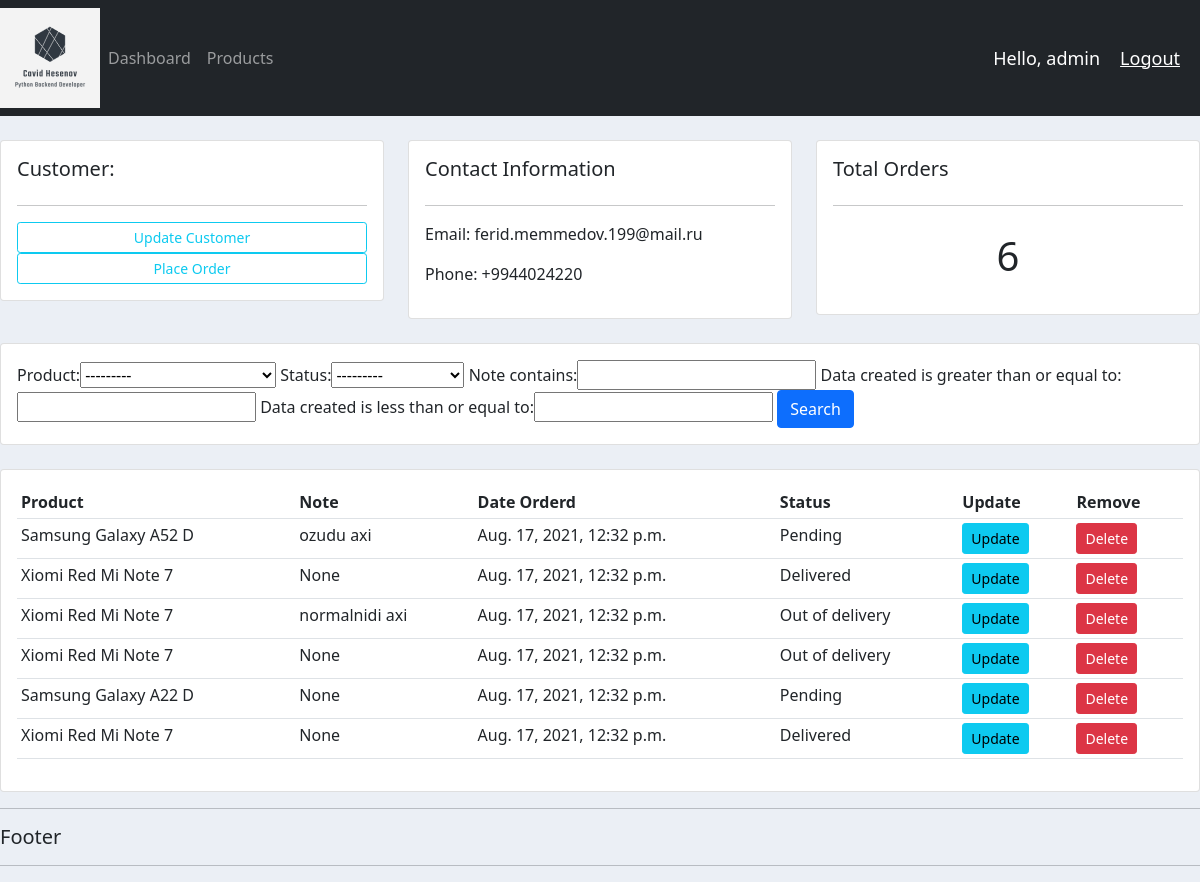
Page /customer/5/ (signed in) on the committed database.
### accounts/models.py (models this page shows, shortened)
class Customer(models.Model):
    user = models.OneToOneField(User,blank=True,null=True,on_delete=models.CASCADE)
    name = models.CharField(max_length=20,blank=True,null=True)
    phone = models.CharField(max_length=20,blank=True,null=True)
    email = models.EmailField(max_length=30,blank=True,null=True)
    profile_pic = models.ImageField(default='profile1.png',blank=True,null=True)
    data_created = models.DateTimeField(auto_now_add=True)

class Order(models.Model):
    STATUS = (
        ('Pending','Pending'),
        ('Out of delivery','Out of delivery'),
        ('Delivered','Delivered'),
    )
    customer = models.ForeignKey(Customer,on_delete=models.CASCADE,blank=True,null=True)
    product = models.ForeignKey(Product,on_delete=models.CASCADE,blank=True,null=True)
    data_created = models.DateTimeField(auto_now_add=True)
    status = models.CharField(max_length=20,blank=True,null=True,choices=STATUS)
    note = models.CharField(max_length=100,blank=True,null=True)

class Product(models.Model):
    CATEGORY = (
        ('Indoor','Indoor'),
        ('Out Door','Out Door'),
    )
    name = models.CharField(max_length=20,blank=True,null=True)
    price = models.FloatField(blank=True,null=True)
    category =models.CharField(max_length=20,blank=True,null=True,choices=CATEGORY)
    description =models.TextField(blank=True,null=True)
    data_created = models.DateTimeField(auto_now_add=True)
    tags = models.ManyToManyField(Tag)
    def __str__(self):
        return self.name

### accounts/decorators.py (the view)
        def wrapper_func(request,*args,**kwargs):
            group = None
            if request.user.groups.exists():
                group= request.user.groups.all()[0].name
            if group in allowed_roles:
                return view_func(request,*args,**kwargs)
            else:
                return HttpResponse('You are not authorized to view this page')

### accounts/views.py (called while the page is built)
@login_required(login_url='login')
@allowed_users(allowed_roles=['admin'])
def customer(request,pk):
    customer = Customer.objects.get(id=pk)#customerleri id-e gore getirir
    orders = customer.order_set.all()#orderde customer ordere baglanib deye order_set var dir verende
    order_count = orders.count()#orderlerin sayini
    myFilter = OrderFilter(request.GET, queryset = orders )
    orders = myFilter.qs
    context = {
        'customer':customer,
        'orders':orders,
        'order_count':order_count,
        'myFilter':myFilter,
    }
    return render(request,'accounts/customer.html',context)

### accounts/templates/accounts/customer.html
{% extends 'accounts/main.html' %}
{% block content %}
<br>
<div class="row">
	<div class="col-md">
		<div class="card card-body">
			<h5>Customer:</h5>
			<hr>
			<a class="btn btn-outline-info  btn-sm btn-block" href="">Update Customer</a>
			<a class="btn btn-outline-info  btn-sm btn-block" href="{% url 'create_order' customer.id %}">Place Order</a>
		</div>
	</div>
	<div class="col-md">
		<div class="card card-body">
			<h5>Contact Information</h5>
			<hr>
			<p>Email: {{customer.email}}</p>
			<p>Phone: {{customer.phone}} </p>
		</div>
	</div>
	<div class="col-md">
		<div class="card card-body">
			<h5>Total Orders</h5>
			<hr>
			<h1 style="text-align: center;padding: 10px">{{order_count}}</h1>
		</div>
	</div>
</div>
<br>
<div class="row">
	<div class="col">
		<div class="card card-body">
			<form method="get">
				{{myFilter.form}}
		    <button class="btn btn-primary" type="submit">Search</button>
		  </form>
		</div>
	</div>
</div>
<br>
<div class="row">
	<div class="col-md">
		<div class="card card-body">
			<table class="table table-sm">
				<tr>
					<th>Product</th>
					<th>Note</th>
					<th>Date Orderd</th>
					<th>Status</th>
					<th>Update</th>
					<th>Remove</th>
				</tr>
				{% for order in orders %}
				<tr>
					<td>{{order.product}}</td>
					<td>{{order.note}}</td>
					<td>{{order.data_created}}</td>
					<td>{{order.status}}</td>
					<td><a class="btn btn-sm btn-info"href="{% url 'update_order' order.id %}">Update</a></td>
					<td><a class="btn btn-sm btn-danger"href="{% url 'delete_order' order.id %}">Delete</a></td>
				</tr>
				{% endfor %}
			</table>
		</div>
	</div>
</div>
{% endblock %}

### accounts/templates/accounts/navbar.html (shortened to what this page needs)
{% load static %}
{% load static %}
<nav class="navbar navbar-expand-lg navbar-dark bg-dark">
 <img src="{% static 'images/logo.png' %}">
  <div class="collapse navbar-collapse" id="navbarNav">
    <ul class="navbar-nav">
      {% if request.user.is_staff %}
      <li class="nav-item active">
        <a class="nav-link" href="{% url 'home' %}">Dashboard</a>
      </li>
      <li class="nav-item">
        <a class="nav-link" href="{% url 'products' %}">Products</a>
      </li>
      {% else %}
      <li class="nav-item">
        <a class="nav-link" href="{% url 'account' %}">Settings</a>
      </li>
      {% endif %}
    </ul>
  </div>
  <span class="hello-msg">Hello, {{request.user}}</span>
  <span ><a  class="hello-msg" href="{% url 'logout' %}">Logout</a></span>
</nav>

### static/css/main.css (style rules this page uses)
body { background-color: #ebeff5; }

### accounts/templates/accounts/navbar.html (style rules this page uses)
.hello-msg { font-size: 18px; color: #fff; margin-right: 20px; }

### rows in the picture
Customer: email "ferid.memmedov.199@mail.ru", phone "+9944024220"
Order: product "Samsung Galaxy A52 D", note "ozudu axi", data_created "Aug. 17, 2021, 12:32 p.m.", status "Pending"
Order: product "Xiomi Red Mi Note 7", note "None", data_created "Aug. 17, 2021, 12:32 p.m.", status "Delivered"
Order: product "Xiomi Red Mi Note 7", note "normalnidi axi", data_created "Aug. 17, 2021, 12:32 p.m.", status "Out of delivery"
Order: product "Xiomi Red Mi Note 7", note "None", data_created "Aug. 17, 2021, 12:32 p.m.", status "Out of delivery"
Order: product "Samsung Galaxy A22 D", note "None", data_created "Aug. 17, 2021, 12:32 p.m.", status "Pending"
Order: product "Xiomi Red Mi Note 7", note "None", data_created "Aug. 17, 2021, 12:32 p.m.", status "Delivered"

### other values in the picture
{{ request.user }} "admin"
{{ order_count }} "6"
